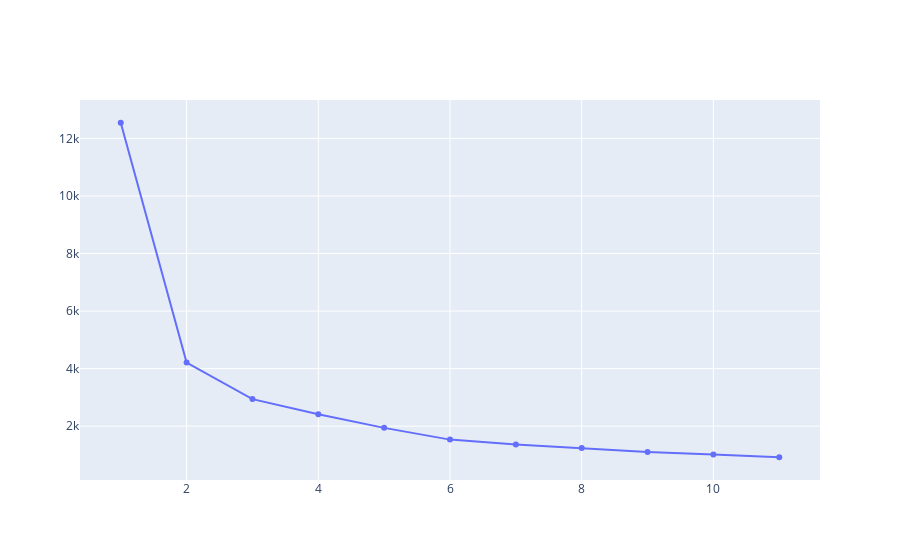

Source (notebook cell):
### Code cell
def elbow_graph(df):
    # Lets do an Elbow Graph to tell us what would the ideal cluster size be
    inertia_list = []
    cluster_list = []
    for cluster in range(1,12):
        kmeans = KMeans(n_clusters=cluster).fit(df)
        inertia_list.append(kmeans.inertia_)
        cluster_list.append(cluster)

#     for i in cluster_list:
#         print('{} : {}'.format(i, inertia_list[i-1]))
    fig = go.Figure(data=[
            go.Scatter(x=cluster_list, 
                       y=inertia_list,
                       mode='lines+markers',
                       name='KMeans Inertia')
    ])
    
    
    return fig
elbow_graph(year_col_df_north)

### Figure 1 — Plotly figure (JSON) as saved in the notebook; plotly's stock layout.template omitted (floating-point values rounded to 4 significant figures)
{"data": [{"mode": "lines+markers", "name": "KMeans Inertia", "type": "scatter", "x": [1, 2, 3, 4, 5, 6, 7, 8, 9, 10, 11], "y": [12540.0, 4209.0, 2939.0, 2416.0, 1940.0, 1532.0, 1366.0, 1242.0, 1106.0, 1012.0, 919.1]}], "layout": {}}
